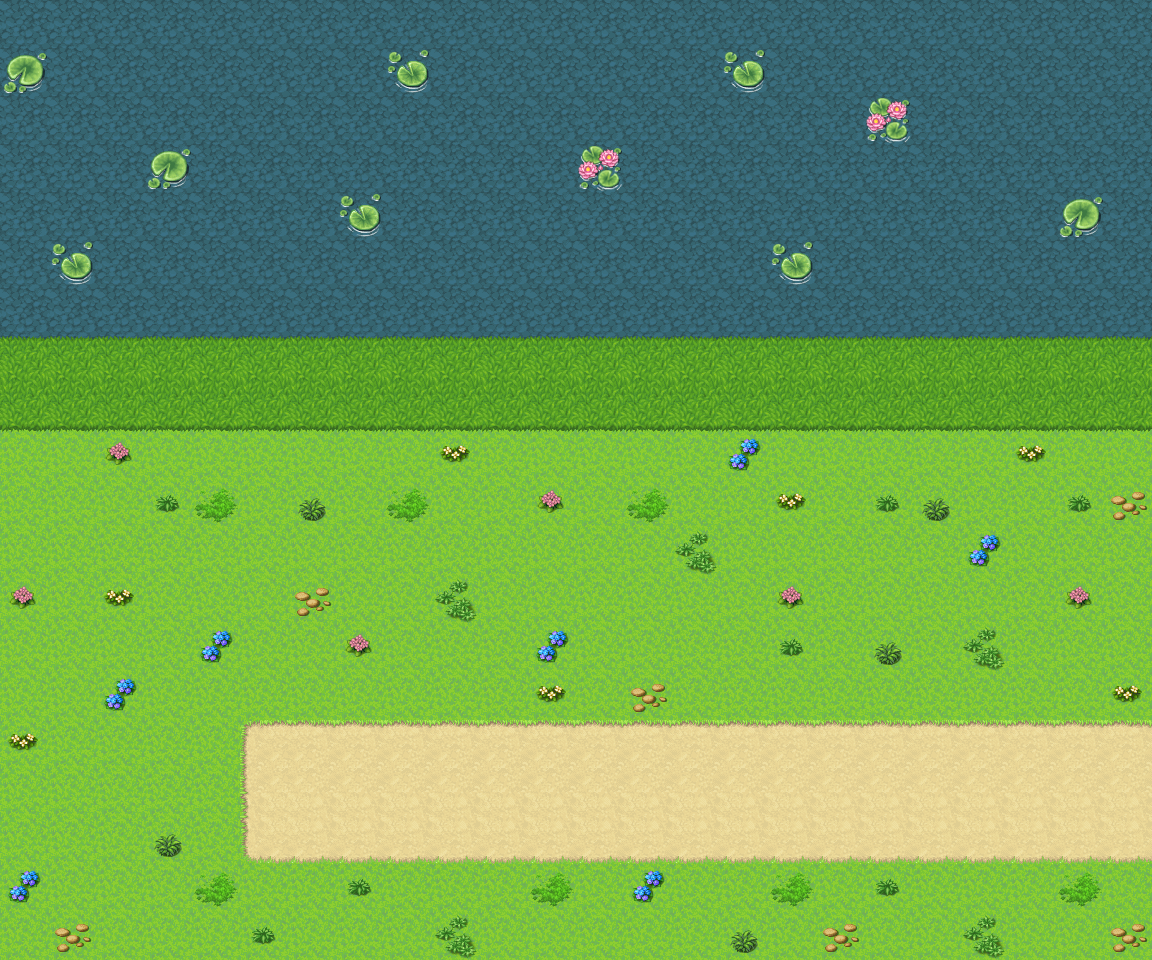

Below is a game level as drawn by its tile map, then a one-line description and the .tmx file that defines it, in full:
An orthogonal 24x20 tile map with 48x48 px tiles, 2 tile layers (background, decoration), 3 tilesets and 35 objects (2x player_spawn, level_trigger, npc_spawn).

<map version="1.10" tiledversion="1.12.2" orientation="orthogonal" renderorder="right-down" width="24" height="20" tilewidth="48" tileheight="48" infinite="0" nextlayerid="8" nextobjectid="47">
 <properties>
  <property name="level_type" value="outdoor" />
 </properties>
 <tileset firstgid="1" source="tilesets/Outside_A2.tsx" />
 <tileset firstgid="225" source="tilesets/Outside_A1.tsx" />
 <tileset firstgid="449" source="tilesets/Outside_B.tsx" />
 <layer id="1" name="background" width="24" height="20">
  <data encoding="csv">
434,434,434,434,434,434,434,434,434,434,434,434,434,434,434,434,434,434,434,434,434,434,434,434,
434,434,434,434,434,434,434,434,434,434,434,434,434,434,434,434,434,434,434,434,434,434,434,434,
434,434,434,434,434,434,434,434,434,434,434,434,434,434,434,434,434,434,434,434,434,434,434,434,
434,434,434,434,434,434,434,434,434,434,434,434,434,434,434,434,434,434,434,434,434,434,434,434,
434,434,434,434,434,434,434,434,434,434,434,434,434,434,434,434,434,434,434,434,434,434,434,434,
434,434,434,434,434,434,434,434,434,434,434,434,434,434,434,434,434,434,434,434,434,434,434,434,
434,434,434,434,434,434,434,434,434,434,434,434,434,434,434,434,434,434,434,434,434,434,434,434,
434,434,434,434,434,434,434,434,434,434,434,434,434,434,434,434,434,434,434,434,434,434,434,434,
2,2,2,2,2,2,2,2,2,2,2,2,2,2,2,2,2,2,2,2,2,2,2,2,
2,2,2,2,2,2,2,2,2,2,2,2,2,2,2,2,2,2,2,2,2,2,2,2,
2,2,2,2,2,2,2,2,2,2,2,2,2,2,2,2,2,2,2,2,2,2,2,2,
2,2,2,2,2,2,2,2,2,2,2,2,2,2,2,2,2,2,2,2,2,2,2,2,
2,2,2,2,2,2,2,2,2,2,2,2,2,2,2,2,2,2,2,2,2,2,2,2,
2,2,2,2,2,2,2,2,2,2,2,2,2,2,2,2,2,2,2,2,2,2,2,2,
2,2,2,2,2,2,2,2,2,2,2,2,2,2,2,2,2,2,2,2,2,2,2,2,
2,2,2,2,2,19,193,193,193,193,193,193,193,193,193,193,193,193,193,193,193,193,193,193,
2,2,2,2,2,194,210,210,210,210,210,210,210,210,210,210,210,210,210,210,210,210,210,210,
2,2,2,2,2,35,209,209,209,209,209,209,209,209,209,209,209,209,209,209,209,209,209,209,
2,2,2,2,2,2,2,2,2,2,2,2,2,2,2,2,2,2,2,2,2,2,2,2,
2,2,2,2,2,2,2,2,2,2,2,2,2,2,2,2,2,2,2,2,2,2,2,2
</data>
 </layer>
 <layer id="2" name="decoration" width="24" height="20">
  <data encoding="csv">
0,0,0,0,0,0,0,0,0,0,0,0,0,0,0,0,0,0,0,0,0,0,0,0,
576,0,0,0,0,0,0,0,574,0,0,0,0,0,0,574,0,0,0,0,0,0,0,0,
0,0,0,0,0,0,0,0,0,0,0,0,0,0,0,0,0,0,575,0,0,0,0,0,
0,0,0,576,0,0,0,0,0,0,0,0,575,0,0,0,0,0,0,0,0,0,0,0,
0,0,0,0,0,0,0,574,0,0,0,0,0,0,0,0,0,0,0,0,0,0,576,0,
0,574,0,0,0,0,0,0,0,0,0,0,0,0,0,0,574,0,0,0,0,0,0,0,
0,0,0,0,0,0,0,0,0,0,0,0,0,0,0,0,0,0,0,0,0,0,0,0,
198,198,198,198,198,198,198,198,198,198,198,198,198,198,198,198,198,198,198,198,198,198,198,198,
214,214,214,214,214,214,214,214,214,214,214,214,214,214,214,214,214,214,214,214,214,214,214,214,
0,0,642,0,0,0,0,0,0,641,0,0,0,0,0,643,0,0,0,0,0,641,0,0,
0,0,0,625,627,0,626,0,627,0,0,642,0,627,0,0,641,0,625,626,0,0,625,660,
0,0,0,0,0,0,0,0,0,0,0,0,0,0,628,0,0,0,0,0,643,0,0,0,
642,0,641,0,0,0,660,0,0,628,0,0,0,0,0,0,642,0,0,0,0,0,642,0,
0,0,0,0,643,0,0,642,0,0,0,643,0,0,0,0,625,0,626,0,628,0,0,0,
0,0,643,0,0,0,0,0,0,0,0,641,0,660,0,0,0,0,0,0,0,0,0,641,
641,0,0,0,0,0,0,0,0,0,0,0,0,0,0,0,0,0,0,0,0,0,0,0,
0,0,0,0,0,0,0,0,0,0,0,0,0,0,0,0,0,0,0,0,0,0,0,0,
0,0,0,626,0,0,0,0,0,0,0,0,0,0,0,0,0,0,0,0,0,0,0,0,
643,0,0,0,627,0,0,625,0,0,0,627,0,643,0,0,627,0,625,0,0,0,627,0,
0,660,0,0,0,625,0,0,0,628,0,0,0,0,0,626,0,660,0,0,628,0,0,660
</data>
 </layer>
 <objectgroup id="6" name="collision">
  <object id="13" x="1152" y="0" width="48" height="624" />
  <object id="14" x="0" y="960" width="1200" height="48" />
  <object id="16" x="-48" y="0" width="48" height="960" />
  <object id="18" x="0" y="-48" width="1152" height="48" />
  <object id="19" x="1068" y="456" width="24" height="24" />
  <object id="20" x="1116" y="456" width="24" height="24" />
  <object id="21" x="1056" y="408" width="48" height="48" />
  <object id="22" x="1104" y="408" width="48" height="48" />
  <object id="23" x="36" y="468" width="24" height="12" />
  <object id="24" x="0" y="432" width="96" height="36" />
  <object id="25" x="12" y="408" width="72" height="24" />
  <object id="26" x="308" y="718" width="8" height="25" />
  <object id="27" x="294" y="721" width="36" height="11" />
  <object id="29" x="194" y="566" width="19" height="19" />
  <object id="30" x="204" y="560" width="16" height="16" />
  <object id="31" x="212" y="553" width="16" height="17" />
  <object id="32" x="220" y="547" width="14" height="15" />
  <object id="33" x="224" y="564" width="14" height="7" />
  <object id="36" x="0" y="312" width="1152" height="36" />
  <object id="44" x="54" y="499" width="35" height="17" />
 </objectgroup>
 <objectgroup id="7" name="triggers">
  <object id="11" name="level_trigger" x="1152" y="624" width="48" height="336">
   <properties>
    <property name="level" value="newworld" />
   </properties>
  </object>
  <object id="12" name="player_spawn" x="1101" y="730" width="48" height="72">
   <properties>
    <property name="level" value="newworld" />
   </properties>
  </object>
  <object id="45" name="npc_spawn" x="120" y="492" width="48" height="72">
   <properties>
    <property name="direction" value="down" />
    <property name="npc_id" value="courier" />
    <property name="spawn_id" value="courier_quest" />
   </properties>
  </object>
  <object id="46" name="player_spawn" x="480" y="538" width="48" height="72">
   <properties>
    <property name="level" value="unknown" />
   </properties>
  </object>
 </objectgroup>
 <objectgroup id="3" name="renderables">
  <object id="1" gid="646" x="1056" y="480" width="48" height="48" />
  <object id="2" gid="646" x="1104" y="480" width="48" height="48" />
  <object id="3" gid="689" x="0" y="480" width="48" height="48" />
  <object id="4" gid="690" x="48" y="480" width="48" height="48" />
  <object id="5" gid="673" x="0" y="432" width="48" height="48" />
  <object id="6" gid="674" x="48" y="432" width="48" height="48" />
  <object id="7" gid="630" x="1056" y="432" width="48" height="48" />
  <object id="8" gid="630" x="1104" y="432" width="48" height="48" />
  <object id="9" gid="594" x="288" y="744" width="48" height="48" />
  <object id="10" gid="645" x="192" y="588" width="48" height="48" />
  <object id="37" gid="629" x="48" y="528" width="48" height="48" />
 </objectgroup>
</map>
